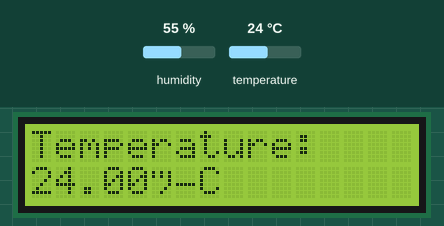
This sketch was run on a simulated Arduino Uno, built with avr-gcc and run on an emulated ATmega328P. Parts: 16×2 character LCD. The test bench sets the inputs (shaded band); at power-on: temperature 24 °C, humidity 55 %.

Above: at 1.2 s.
1.3 s: temperature set to 12 °C
At 3.6 s:
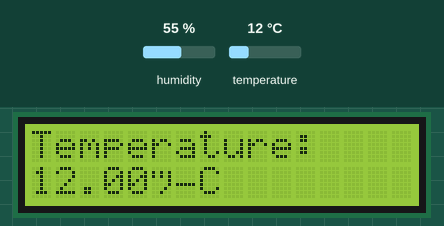
7.3 s: temperature set to 19 °C
At 9.1 s:
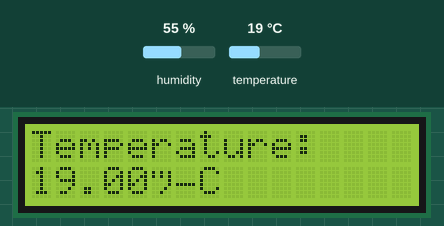
13.3 s: temperature set to 28 °C
At 15.8 s:
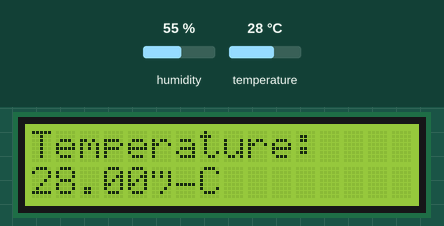
Timing chart, 0 to 17.3 s (numbered marks = the images above; inputs shaded):
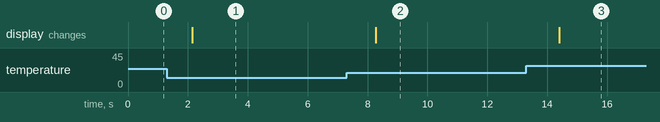

Measured:
- after the input at 1.3 s, the display: changes after 0.85 s (image 1)
- after the input at 7.3 s, the display: changes after 0.98 s (image 2)
- after the input at 13.3 s, the display: changes after 1.1 s (image 3)

The sketch:

Digital_Thermometer.ino
```cpp
// Remember to include Adafruit_Unified_Sensor-1.1.14 library.
#include <DHT.h>
#include <LiquidCrystal_I2C.h>

int DHTDataPin = 2;

DHT dhtSensor(DHTDataPin, DHT11);
LiquidCrystal_I2C lcd(0x27, 16, 2);

void setup() {
  // put your setup code here, to run once:
  dhtSensor.begin();
  lcd.init();
  lcd.backlight();
}

void loop() {
  // put your main code here, to run repeatedly:
  float temperature = dhtSensor.readTemperature();

  lcd.clear();
  lcd.setCursor(0,0);
  // check if any reads failed
  if (isnan(temperature))
  {
    lcd.print("Failed to read from DHT11 sensor!");
  }
  else
  {
    lcd.print("Temperature: ");
    lcd.setCursor(0,1);
    lcd.print(temperature);
    lcd.print("°C");
  }
}
```
